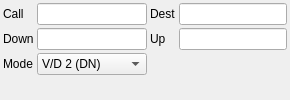
      <widget class="QWidget" name="ysfPage">
       <attribute name="title">
        <string>YSF</string>
       </attribute>
       <layout class="QGridLayout" name="ysfPageLayout" columnstretch="0,1,0,1">
        <property name="leftMargin">
         <number>3</number>
        </property>
        <property name="topMargin">
         <number>3</number>
        </property>
        <property name="rightMargin">
         <number>3</number>
        </property>
        <property name="bottomMargin">
         <number>3</number>
        </property>
        <property name="spacing">
         <number>3</number>
        </property>
        <item row="0" column="0">
         <widget class="QLabel" name="ysfCallsignLabel">
          <property name="text">
           <string>Call</string>
          </property>
         </widget>
        </item>
        <item row="0" column="1">
         <widget class="QLineEdit" name="ysfCallsign">
          <property name="toolTip">
           <string>Source callsign (10 characters max)</string>
          </property>
          <property name="maxLength">
           <number>10</number>
          </property>
         </widget>
        </item>
        <item row="0" column="2">
         <widget class="QLabel" name="ysfDestinationLabel">
          <property name="text">
           <string>Dest</string>
          </property>
         </widget>
        </item>
        <item row="0" column="3">
         <widget class="QLineEdit" name="ysfDestination">
          <property name="toolTip">
           <string>Destination callsign, ***** for all</string>
          </property>
          <property name="maxLength">
           <number>10</number>
          </property>
         </widget>
        </item>
        <item row="1" column="0">
         <widget class="QLabel" name="ysfDownlinkLabel">
          <property name="text">
           <string>Down</string>
          </property>
         </widget>
        </item>
        <item row="1" column="1">
         <widget class="QLineEdit" name="ysfDownlink">
          <property name="toolTip">
           <string>Downlink (repeater) callsign</string>
          </property>
          <property name="maxLength">
           <number>10</number>
          </property>
         </widget>
        </item>
        <item row="1" column="2">
         <widget class="QLabel" name="ysfUplinkLabel">
          <property name="text">
           <string>Up</string>
          </property>
         </widget>
        </item>
        <item row="1" column="3">
         <widget class="QLineEdit" name="ysfUplink">
          <property name="toolTip">
           <string>Uplink (repeater) callsign</string>
          </property>
          <property name="maxLength">
           <number>10</number>
          </property>
         </widget>
        </item>
        <item row="2" column="0">
         <widget class="QLabel" name="ysfModeLabel">
          <property name="text">
           <string>Mode</string>
          </property>
         </widget>
        </item>
        <item row="2" column="1">
         <widget class="QComboBox" name="ysfMode">
          <property name="toolTip">
           <string>Voice mode: V/D type 2 (DN, what radios send by default), V/D type 1, or voice full rate (VW, IMBE)</string>
          </property>
          <item>
           <property name="text">
            <string>V/D 2 (DN)</string>
           </property>
          </item>
          <item>
           <property name="text">
            <string>V/D 1</string>
           </property>
          </item>
          <item>
           <property name="text">
            <string>Voice FR (VW)</string>
           </property>
          </item>
         </widget>
        </item>
        <item row="3" column="0" colspan="4">
         <spacer name="ysfSpacer">
          <property name="orientation">
           <enum>Qt::Orientation::Vertical</enum>
          </property>
          <property name="sizeHint" stdset="0">
           <size>
            <width>20</width>
            <height>0</height>
           </size>
          </property>
         </spacer>
        </item>
       </layout>
      </widget>
